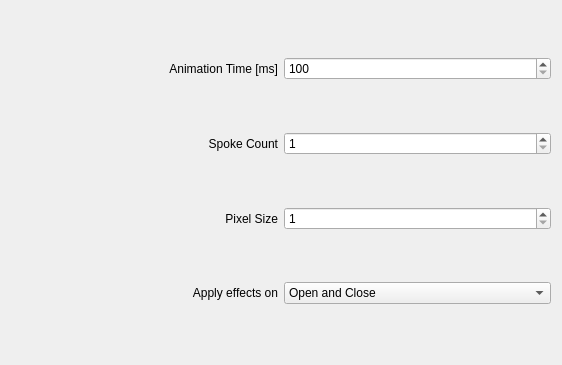
<?xml version="1.0" encoding="UTF-8"?>

<!--
SPDX-FileCopyrightText: Simon Schneegans <code@simonschneegans.de>
SPDX-License-Identifier: GPL-3.0-or-later
-->

<ui version="4.0">
    <class>BMWConfigForm</class>
    <widget class="QWidget" name="BMWConfigForm">
        <property name="geometry">
            <rect>
                <x>0</x>
                <y>0</y>
                <width>562</width>
                <height>365</height>
            </rect>
        </property>
        <layout class="QGridLayout" name="gridLayout">
            <item row="0" column="0">
                <widget class="QLabel" name="label">
                    <property name="text">
                        <string>Animation Time [ms]</string>
                    </property>
                    <property name="alignment">
                        <set>Qt::AlignRight|Qt::AlignTrailing|Qt::AlignVCenter</set>
                    </property>
                </widget>
            </item>
            <item row="2" column="0">
                <widget class="QLabel" name="label_5">
                    <property name="text">
                        <string>Pixel Size</string>
                    </property>
                    <property name="alignment">
                        <set>Qt::AlignRight|Qt::AlignTrailing|Qt::AlignVCenter</set>
                    </property>
                </widget>
            </item>
            <item row="0" column="1">
                <widget class="QSpinBox" name="kcfg_Duration">
                    <property name="minimum">
                        <number>100</number>
                    </property>
                    <property name="maximum">
                        <number>9999</number>
                    </property>
                    <property name="singleStep">
                        <number>100</number>
                    </property>
                </widget>
            </item>
            <item row="1" column="0">
                <widget class="QLabel" name="label_3">
                    <property name="text">
                        <string>Spoke Count</string>
                    </property>
                    <property name="alignment">
                        <set>Qt::AlignRight|Qt::AlignTrailing|Qt::AlignVCenter</set>
                    </property>
                </widget>
            </item>
            <item row="2" column="1">
                <widget class="QDoubleSpinBox" name="kcfg_PixelSize">
                    <property name="decimals">
                        <number>0</number>
                    </property>
                    <property name="minimum">
                        <double>1.000000000000000</double>
                    </property>
                    <property name="maximum">
                        <double>50.000000000000000</double>
                    </property>
                </widget>
            </item>
            <item row="1" column="1">
                <widget class="QDoubleSpinBox" name="kcfg_SpokeCount">
                    <property name="decimals">
                        <number>0</number>
                    </property>
                    <property name="minimum">
                        <double>1.000000000000000</double>
                    </property>
                    <property name="maximum">
                        <double>50.000000000000000</double>
                    </property>
                </widget>
            </item>
        
            <item row="3" column="0">
                <widget class="QLabel" name="label_ApplyEffectsOn">
                    <property name="text">
                        <string>Apply effects on</string>
                    </property>
                    <property name="alignment">
                        <set>Qt::AlignmentFlag::AlignRight|Qt::AlignmentFlag::AlignTrailing|Qt::AlignmentFlag::AlignVCenter</set>
                    </property>
                </widget>
            </item>
            <item row="3" column="1">
                <widget class="QComboBox" name="kcfg_ApplyEffectsOn">
                                        <property name="currentIndex">
                        <number>2</number>
                    </property>
<item>
                        <property name="text">
                            <string>Open only</string>
                        </property>
                    </item>
                    <item>
                        <property name="text">
                            <string>Close only</string>
                        </property>
                    </item>
                    <item>
                        <property name="text">
                            <string>Open and Close</string>
                        </property>
                    </item>
                </widget>
            </item>

        </layout>
    </widget>
    <resources />
    <connections />
</ui>
